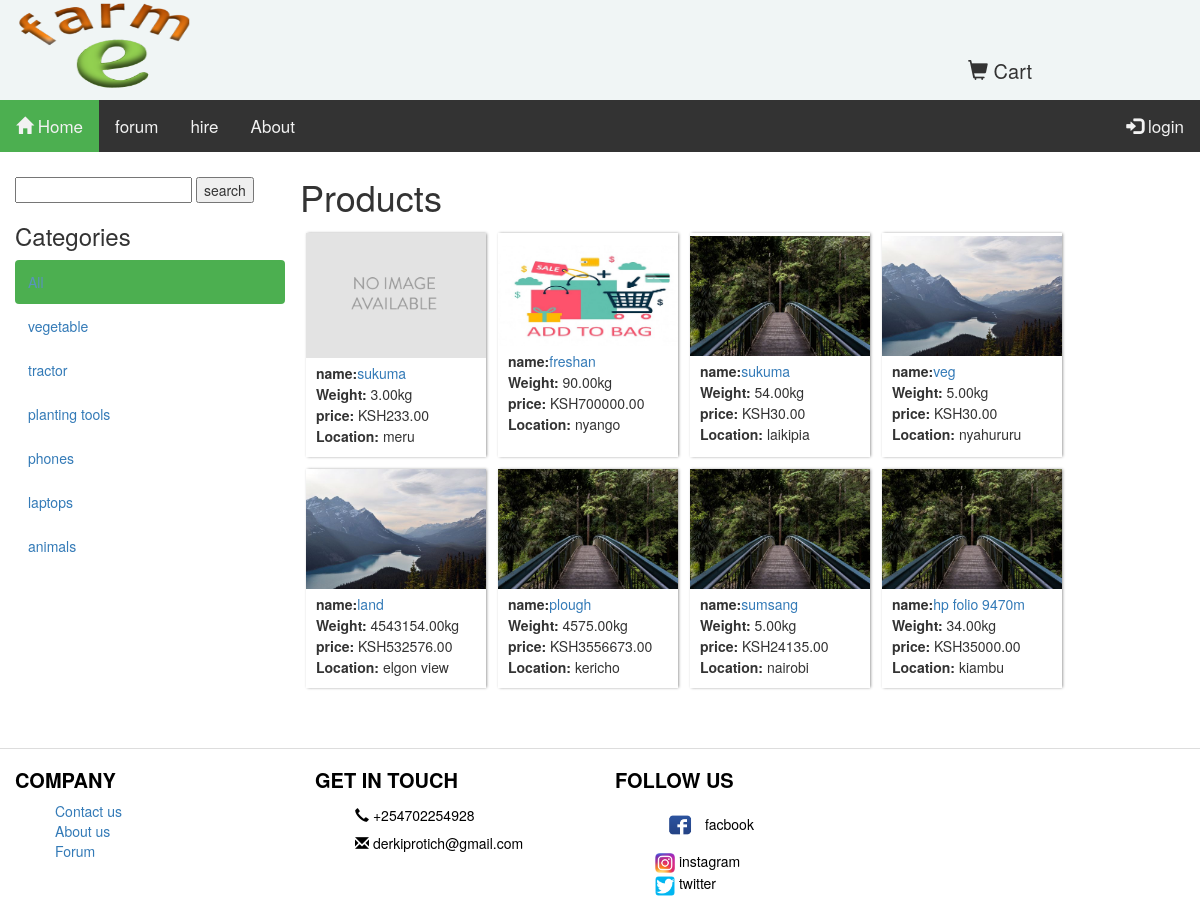
The app's page /ecom/, older data.
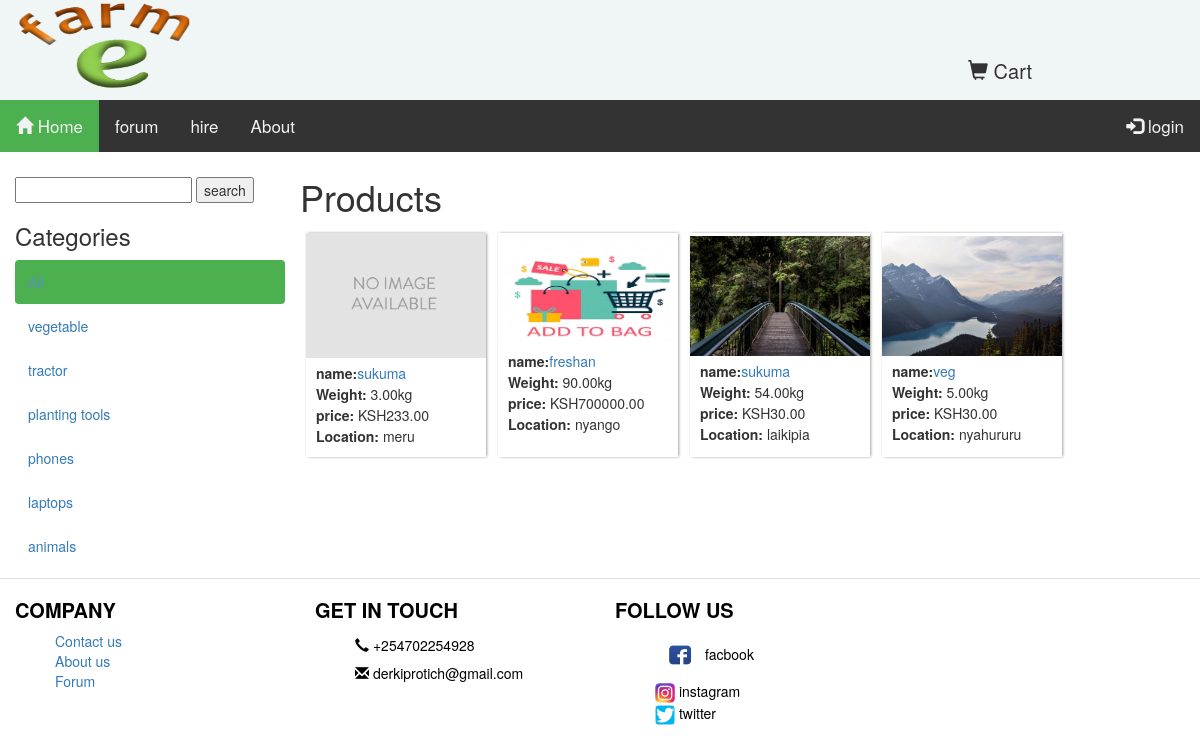
The same page, newer data.
### efarm/models.py (models this page shows, shortened)
class Category(models.Model):
	name = models.CharField(max_length=200 ,db_index=True)
	slug = models.SlugField(max_length=200,db_index=True, unique=True)
	class Meta:
		ordering=('-name',)
		verbose_name = 'category'
		verbose_name_plural = 'categories'
	def get_absolute_url(self):
		return reverse('product_list_by_category', args=[self.slug])

class Product(models.Model):
	name = models.CharField(max_length=200, db_index=True)
	slug = models.SlugField(max_length=200, db_index=True)
	description = models.TextField(blank=True)
	price = models.DecimalField(max_digits=10, decimal_places=2)
	category = models.ForeignKey(Category, related_name='products',on_delete=models.CASCADE)
	location =models.CharField(max_length=200)
	weigth = models.DecimalField(max_digits=10, decimal_places=2)
	image = models.ImageField(upload_to=upload_to, blank=True)
	available = models.BooleanField(default=True)
	stock = models.PositiveIntegerField()
	created = models.DateTimeField(auto_now_add=True)
	updated = models.DateTimeField(auto_now=True)
	class Meta:
		ordering=('-created',)
		index_together = (('id', 'slug'),)
	def get_absolute_url(self):
		return reverse('product_detail', args=[self.id, self.slug]
            )

### efarm/views.py (the view)
# urls.py: url(r'^ecom/', views.product_list, name='product_list'),
def product_list(request ,category_slug=None):
	storage =messages.get_messages(request)
	category = None
	categories= Category.objects.all()
	cart_form=shoping()
	prod_list=Product.objects.filter(available=True)
	paginator =Paginator(prod_list,20)
	page = request.GET.get('page')
	try:
		products= paginator.page(page)
	except PageNotAnInteger:
		products = paginator.page(1)
	except EmptyPage:
		products = paginator.page(paginator.num_pages)
	if category_slug:
		category = get_object_or_404(Category, slug=category_slug)
		products = Product.objects.filter( category=category )
	return render(request,'shop/product/product.html', {'category':category,
														'categories':categories,
														'products':products,
														'page':page,
														'cart_form':cart_form,
														'message':storage}
														)

### cart/forms.py
class shoping(forms.Form):
	update=forms.BooleanField(required=False,initial=False,widget=forms.HiddenInput)
	quantity=forms.TypedChoiceField(required=True,
									 choices=PRODUCT_QUANTITY_CHOICE,
									 coerce =int)

### cart/cart.py (called while the page is built)
	def __len__(self):
		return sum(item['quantity' ] for item in self.cart.values())

### cart/context_processors.py (called while the page is built)
def cart(request):
	return {'cart': Cart(request)}

### efarm/templates/shop/product/product.html (shortened to what this page needs)
{% extends "shop/base.html" %}
{% load static %}
{% block content %}
<div id="content">
<div class="">
<div id="sidebar" class="col-lg-3 col-md-2 col-sm-0">
	<div>
				<form action="/search" method="get" class="autocomplete-me">
					<input name="q" type="text" type="text" id="id_q"  />
					<input type="submit" value="search"  />
				</form>
			</div>
			<h3>Categories</h3>
			<ul>
				<li {% if not category %} class="select"{% endif %}><a href="{% url "product_list" %}">All</a></li>
			{% for c in categories %}
				<li {% if category.slug == c.slug %}class="select"{% endif %}><a href="{{ c.get_absolute_url }}">{{ c.name }}</a></li>
			{% endfor %}
			</ul>
</div>
<h1>{% if category %} {{ category.name }}{% else %}Products{% endif %}</h1>
<div id="main" class="product col-sm-12 col-md-9 col-lg-9" >
			{% for product in products %}
			<div class="item">
					<a href="{{ product.get_absolute_url }}">
					<img src="{%if product.image %}{{product.image.url}}{% else %}{% static 'img/image.png' %}{% endif %}">
					</a>
					<div class="item_list">
					    <b>name:</b><a href="{{ product.get_absolute_url }}">{{ product.name }}</a><br>
						<b>Weight:</b>  {{product.weigth}}kg<br>
						<b>price:</b>  KSH{{ product.price }}<br>
						<b>Location:</b>  {{product.location}}<br>
				</div>
			</div>
			{% endfor %}
    <div class="col-md-9 pull-left">
    </div>
</div>
</div>
	</div>
{% endblock %}

### efarm/templates/shop/base.html (shortened to what this page needs)
{% load staticfiles %}
{% load crispy_forms_tags %}
<!DOCTYPE html>
<html>
<head>
	<link rel="stylesheet" href="{% static 'css/main.css' %}"/>
	<link rel="stylesheet" href="https://maxcdn.bootstrapcdn.com/bootstrap/3.3.7/css/bootstrap.min.css">
	<link rel="stylesheet" href="https://maxcdn.bootstrapcdn.com/bootstrap/3.3.7/css/bootstrap-theme.min.css">
</head>
<body>
	<div class="topheader" >
		<div class="col-sm-4 col-md-4 col-lg-4">
			<img src="{% static 'img/LOGO.png' %} " style="height: 100px; width:200px;"">
		</div>
		<div class="col-sm-4 col-md-4 col-lg-4">
            <br><br>
			<center>
			<div class="cart" >
			{% with total_items=cart|length %}
			{% if cart|length > 0 %}
				<sub>Cart:</sub>
			<a href="{% url "cart_detail" %}">
				<sub><span class="glyphicon glyphicon-shopping-cart"></span></sub><sup>
				<span class="badge" style="background-color: black; border-radius: 20px;" >
			{{ total_items}}
			</span></sup>
			</a>
			{% else %}
			<span class="glyphicon glyphicon-shopping-cart"></span> Cart
			{% endif %}
			{% endwith %} </center>
		</div>
		</div>
	{% if request.user.is_authenticated %}
	<div class="topnav" id="myTopnav">
		  <a href="{% url "product_list" %}" class="active"><span class="glyphicon glyphicon-home"></span> Home</a>
		  <a href="{% url 'postview' %}">forum</a>
		  <a href="{% url 'hire_list' %}">hire</a>
		  <a href="#about">About</a>
				  <a href="{% url 'profilet' %}" style="float:right;"  ><span class="glyphicon glyphicon-user"></span> profile</a>
			  <a href="{% url 'logout'%}" style="float:right;" >logout</a>
		<a href="javascript:void(0);" class="icon" onclick="myFunction()">&#9776;</a>
</div>
	{% else %}
		<div class="topnav" id="myTopnav">
		  <a href="{% url "product_list" %}" class="active"><span class="glyphicon glyphicon-home"></span> Home</a>
		  <a href="{% url 'postview' %}">forum</a>
		    <a href="{% url 'hire_list' %}">hire</a>
		  <a href="#about">About</a>
			<a href="{% url 'logint' %}" id="myBtn" style="float:right;">
				<span class="glyphicon glyphicon-log-in"> </span> login
			</a>
		</div>
	{% endif %}
<div class="content">
	{% block content %}
	{% endblock %}
</div>
<footer>
	<div class="col-md-3">
		<h3>COMPANY</h3>
		<ul>
			<li><a href="#"> Contact us</a></li>
			<li><a href="#"> About us</a></li>
			<li><a href="{% url 'postview' %}"> Forum </a></li>
		</ul>
	</div>
	<div class="col-md-3" style="text-align:justified; line-height:2;">
		<h3>GET IN TOUCH</h3>
		<ul>
		<li><span class="glyphicon glyphicon-earphone"></span> +254702254928</li>
			<li><span class="glyphicon glyphicon-envelope"></span> derkiprotich@gmail.com</li>
		</ul>
	</div>
	<div class="col-md-3 fol" style="text-align:justified; line-height:1.5;">
		<h3>FOLLOW US</h3>
		<ul>
			<li><img src="{% static 'img/fb.png'%}" style="height:50px; width:50px;">facbook</li>
			<li><img src="{% static 'img/twiter.png'%}" style="height:20px; width:20px;"> instagram</li>
			<li><img src="{% static 'img/insta.png'%}" style="height:20px; width:20px;"> twitter</li>
		</ul>
	</div>
</footer>
</body>
</html>

### static/css/main.css (style rules this page uses)
body { margin: 0px 0px 0px 0px; font-family:helvetica, sans-serif; height: 100%; }
* { box-sizing: border-box; }
a { text-decoration:none; color:black; }
.topheader { margin: 0px; height: auto; overflow:auto; background-color:#f0f5f5; padding: 5px 5px 5px 5px width: 100%; font-size: 20px; }
.topnav { background-color: #333; overflow: hidden; }
.topnav a { float: left; display: block; color: #f2f2f2; text-align: center; padding: 14px 16px; text-decoration: none; font-size: 17px; }
.active { background-color: #4CAF50; color: white; }
.content { margin-top:5px; height: auto; overflow: auto; z-index:0px; }
#sidebar ul { margin: 0px; padding: 0px; }
#sidebar ul li { margin: 0px; list-style: none; padding: 12px 13px; }
#sidebar ul li a { display: block; }
footer { border-top: 1px solid #ddd; background-color:#f0f5f5; bottom: 0; margin-top: 10px; height: auto; width: 100%; color: black; }
footer h3 { font-size:20px; font-weight:bold; text-align:justify; }
footer ul li { list-style:none; }
footer .col-md-3 { align:center; }
#main { -webkit-flex-wrap: wrap; flex-wrap: wrap; display: flex; padding: 0px; height: auto; }
#sidebar ul li.select { background:#4CAF50; border-radius:4px; }
#sidebar ul li.select a { color:#5993bb; }
.product .item { width:20%; text-align:justify center; line-height:1.5; align-content: center; margin: 6px; box-shadow: 0px 0px 0px grey; -webkit-transition:box-shadow .6s ease-out; box-shadow: .9px .10px 3px grey; }
.product .item .item_list { padding:0px 10px 10px 10px; }
.product .item img { width:100%; margin-bottom:5px; height: auto; }
.active { background-color: #4CAF50; }

Row changes from the older to the newer data that the page shows:
removed Product: image (picture), name "land", weigth "4543154.00", price "532576.00", location "elgon view"
removed Product: image (picture), name "plough", weigth "4575.00", price "3556673.00", location "kericho"
removed Product: image (picture), name "sumsang", weigth "5.00", price "24135.00", location "nairobi"
removed Product: image (picture), name "hp folio 9470m", weigth "34.00", price "35000.00", location "kiambu"
